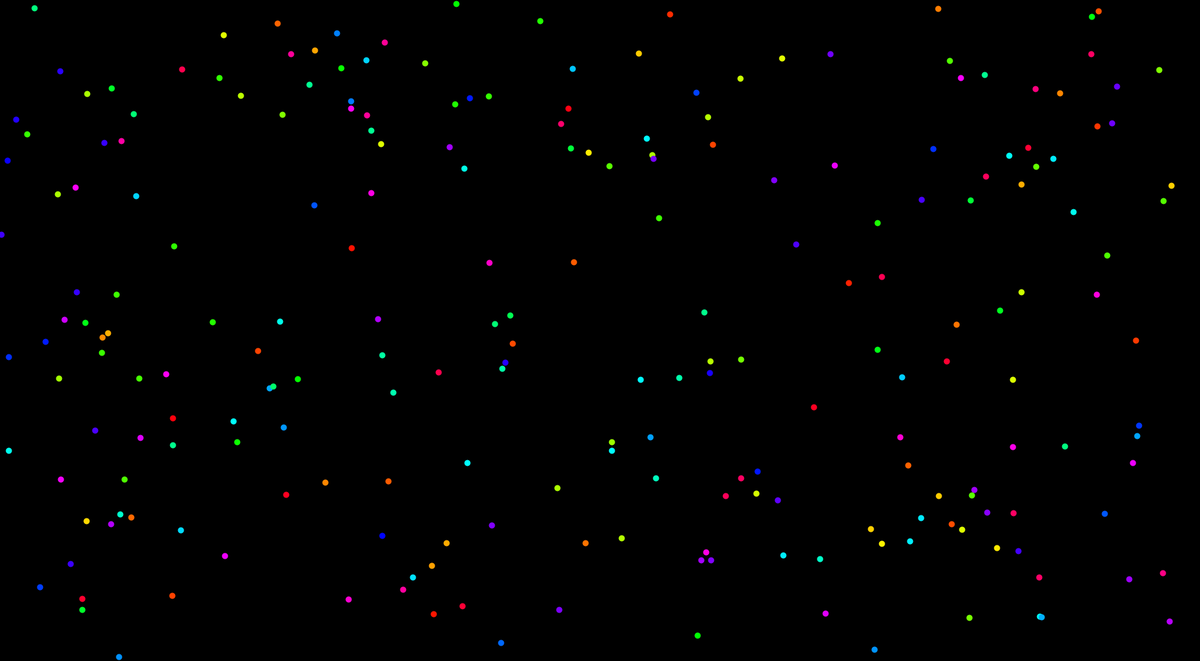
Frame 1 (no input)
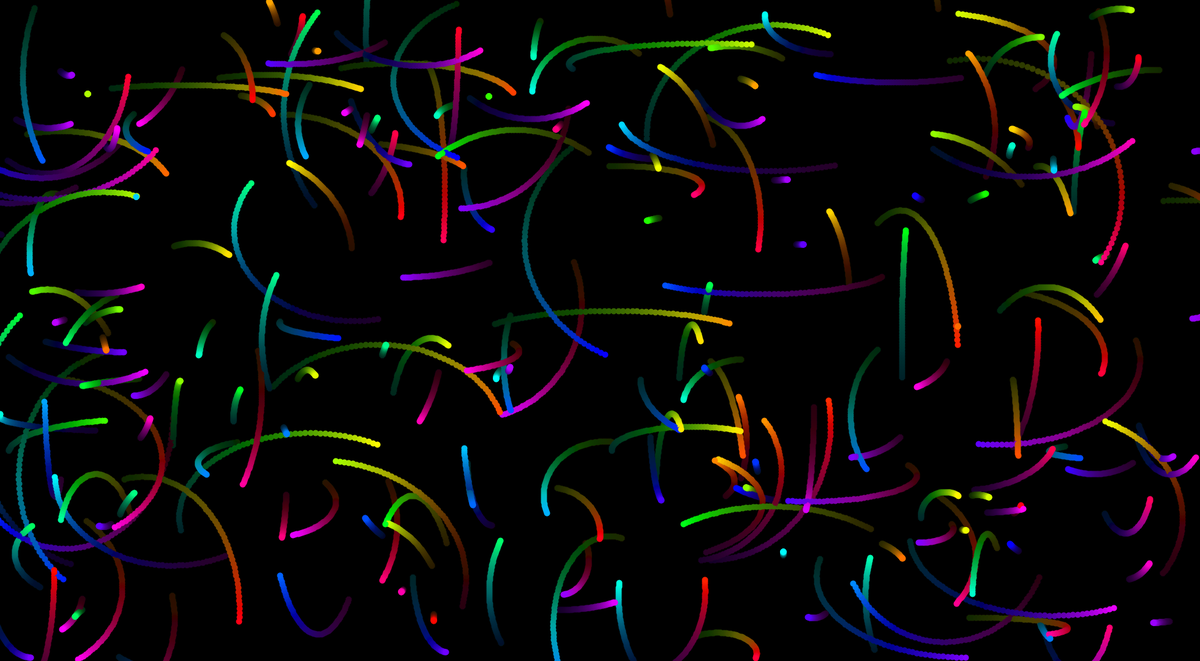
Frame 60 (the mouse pressed at the canvas centre just before this capture)
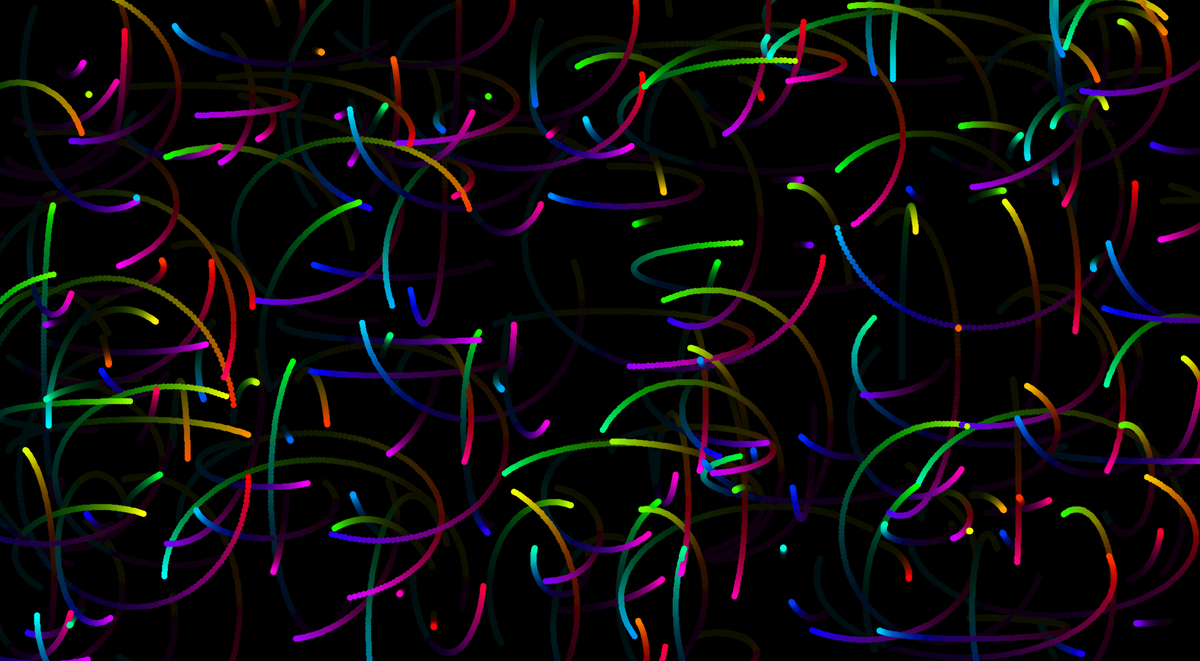
Frame 120 (the mouse held since frame 60 and released just before this capture)

The Processing sketch that drew these frames (run headless with seeded random() and noise(); from frame 60 on, the mouse is pressed at the canvas centre):

// Processing sketch: EllipsePoint
// ── EllipsePoint.pde
float theta = 0;
float w, h;
float sc = 1.0; // speedscale
boolean circle = false;

cPoint c1;
cPoint c2;
cPoint[] c = new cPoint[250];

void setup() {
  size(1960, 1080);
  colorMode(HSB, 360, 100, 100);
  
  w = 250;
  h = -250;

  background(0);

  stroke(255);

  w/=2;
  h/=2;

  c1 = new cPoint(width/2, height/2, w, h, 1, 0, 0);
  c2 = new cPoint(width/2, height/2, w, h, -1, 180, 0);

  for (int i = 0; i < c.length; i++) {
    c[i] = new cPoint(random(0, width), random(0, height), w*random(0.1, 2), h*random(0.1, 2), random(-sc, sc), random(0, 360), random(0, 360));
  }
}

void draw() {
  // background(0);
  stroke(255);
  fill(0, 0, 0, 8);
  rect(-10, -10, width+20, height+20);

  if (circle) {
    strokeWeight(1);
    stroke(0, 0, 100);
    ellipse(width/2, height/2, w*2, h*2);
  }
  // c1.display();
  // c2.display();
  for (int i = 0; i < c.length; i++) {
    c[i].display();
  }
  /*
  strokeWeight(10);
   stroke(degrees(theta)%360, 100, 100);
   point(cos(theta)*w+width/2, sin(theta)*h+height/2);
   stroke(360+degrees(-theta*QUARTER_PI)%360, 100, 100);
   point(cos(-theta*QUARTER_PI)*w+width/2, sin(-theta*QUARTER_PI)*h+height/2);
   */

  theta+=0.04;
}

void mouseClicked() {
  // circle = !circle;
  
  for (int i = 0; i < c.length; i++) {
    c[i] = new cPoint(random(0, width), random(0, height), w*random(0.1, 2), h*random(0.1, 2), random(-sc, sc), random(0, 360), random(0, 360));
  }
}

void mouseWheel() {
  background(0);
  draw();
}

class cPoint {
  float x, y;
  float w, h;
  float thOff;
  float stOff;
  float eR;
  float col;

  cPoint(float xt, float yt, float wt, float ht, float tO, float sO, float eRt) {
    x = xt;
    y = yt;
    w = wt;
    h = ht;
    thOff = tO;
    stOff = sO;
    eR = eRt;
    eR = 0;
    col = random(0, 360);
  }

  void display() {
    pushMatrix();
    translate(x, y);
    rotate(degrees(eR));
    strokeWeight(10);
    stroke(abs(degrees(theta*thOff+stOff+eR))%360, 100, 100);
    // stroke(random(0, 360), 100, 100);
    // stroke(random(0, 360));
    // stroke(col, 100, 100);
    // stroke(col);
    point(cos(theta*thOff+stOff)*w, sin(theta*thOff+stOff)*h);
    popMatrix();
  }
}
